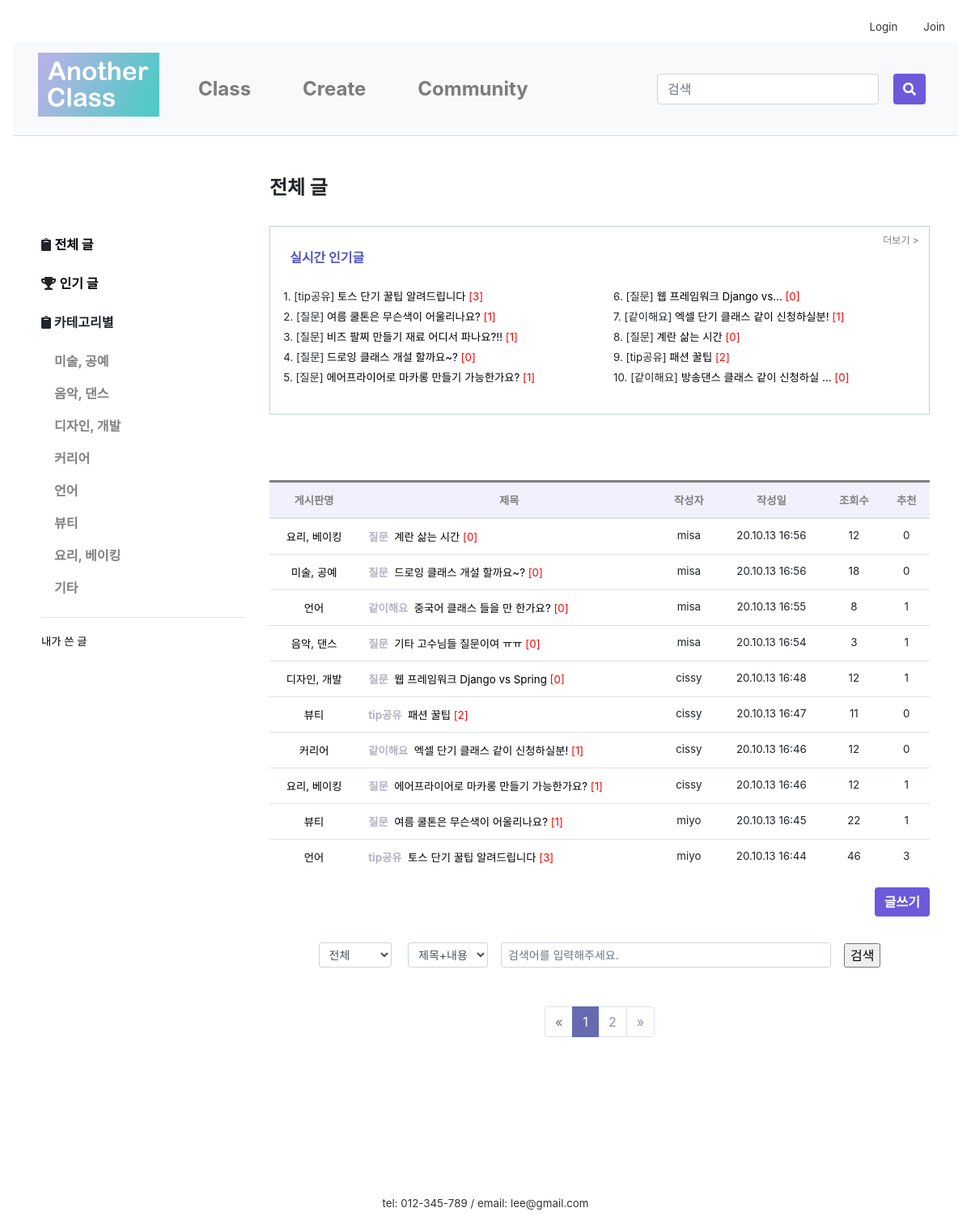
/community/, run on the app's committed database.
### firstApp/models.py (models this page shows, shortened)
class Category(models.Model):
    name = models.CharField(max_length=20)
    def __str__(self):
        return self.name

class Post(models.Model):
    author = models.ForeignKey(settings.AUTH_USER_MODEL, on_delete=models.CASCADE, default=1)
    category = models.ForeignKey('firstApp.Category', on_delete=models.CASCADE, default=2)
    bullet = models.ForeignKey('firstApp.Bullet', on_delete=models.CASCADE, default=1)
    title = models.CharField(max_length=60)
    text = RichTextUploadingField()
    created_date = models.DateTimeField(default=timezone.now)
    published_date = models.DateTimeField(
            blank=True, null=True)
    views = models.PositiveIntegerField(default=0)
    recommendations = models.PositiveIntegerField(default=0)
    recommend_user = models.ManyToManyField(settings.AUTH_USER_MODEL, related_name='recommend_post')
    no_recommendations = models.PositiveIntegerField(default=0)
    no_recommend_user = models.ManyToManyField(settings.AUTH_USER_MODEL, related_name='no_recommend_post')
    class Meta:
        ordering = ['-id']

class Bullet(models.Model):
    name = models.CharField(max_length=20)
    def __str__(self):
        return self.name

### firstApp/views.py (the view, shortened to what this page needs)
# urls.py: path('community/', views.community, name='community'),
def community(request):
    if request.user is None:
        redirect('login')
    else:
        b = request.GET.get('b', '')
        c = request.GET.get('c', '')
        k = request.GET.get('k', '')
        cateId = request.GET.get('cateId', '')  # url의 쿼리스트링을 가져온다. 없는 경우 공백을 리턴한다
        cate_list = Category.objects.all()
        bullet_list = Bullet.objects.all()
        best = ''
        if cateId == '':
            post_list = Post.objects.all()
            cateName = '전체 글'
            best = Post.objects.order_by('-views', '-recommendations')
        else:
            post_list = Post.objects.filter(category=cateId)
            cateName = get_object_or_404(Category, pk=cateId).name
        page = request.GET.get('page', 1)
        paginator = Paginator(post_list, 10)
        try:
            posts = paginator.page(page)
        except PageNotAnInteger:
            posts = paginator.page(1)
        except EmptyPage:
            posts = paginator.page(paginator.num_pages)
        return render(request, 'firstApp/community.html', {
            'posts': posts, 'cate_list': cate_list, 'cateName': cateName,
            'cateId': cateId, 'bullets': bullet_list, 'b': b, 'c': c, 'k': k, 'page': page, 'best': best})

### firstApp/templates/firstApp/community.html (shortened to what this page needs)
{% extends 'firstApp/base.html'%}
{% load static %}
{% block content %}
<link href="{% static 'css/paginate.css' %}" rel="stylesheet">
<link href="{% static 'css/community.css' %}" rel="stylesheet">
<div id="main">
    <div class="container">
        <div class="row">
            <div class="col-sm-3">
                <br><br><br>
                <div class="web_sidebar">
                    <ul>
                        <li><i class="fas fa-clipboard"></i>
                            <a class="a_underline font-weight-bolder" href="{% url 'community' %}">전체 글</a>
                        </li>
                        <br>
                        <li><i class="fas fa-trophy"></i>
                            <a class="a_underline font-weight-bolder" href="{% url 'bestPost' %}">인기 글</a>
                        </li>
                        <br>
                        <p class="font-weight-bolder"><i class="fas fa-clipboard"></i> 카테고리별</p>
                        <ul class="nav flex-column">
                            {% for category in cate_list %}
                            <li>
                                <a class="nav-link community-nav-link font-weight-bold"
                                   href="/community/?cateId={{category.pk}}">
                                    {{category.name}}
                                </a>
                            </li>
                            {% endfor %}
                        </ul>
                        <hr>
                        <li><a class="a_underline lighter" href="{% url 'myPost' %}">내가 쓴 글</a></li>
                    </ul>
                </div>
            </div>
            <div class="col-sm-9 post_list" style="margin:0;">
                <h4 style="font-weight:bold;">{{cateName}}</h4>
                <br>
                <div class="blog-post-area">
                    {% if best %}
                    <div class="container upper_box">
                        <div class="text-right lighter" style="font-size:9pt;">
                            <a class="a_underline" href="{% url 'bestPost' %}" style="color:gray;">더보기 ></a>
                        </div>
                        <div class="row"
                             style="margin:0 0 2% 0; padding:0 1% 1% 1%; font-weight:bold; color:#5157C0">
                            실시간 인기글
                        </div>
                        <div class="row lighter">
                            <div class="col">
                                <ul>
                                    {% for post in best|slice:":5"%}
                                    <li style="line-height:25px;">
                                        {{forloop.counter}}.
                                        [{{ post.bullet }}]
                                        <a class="a_underline"
                                           href="{% url 'post_detail' post.pk %}?cateId={{cateId}}&page={{page}}">
                                            {{ post.title|truncatechars:40 }}
                                            <span class="lighter"
                                                  style="color:red;">[{{ post.comments.count }}]</span>
                                        </a>
                                    </li>
                                    {% endfor %}
                                </ul>
                            </div>
                            <div class="col">
                                <ul>
                                    {% for post in best|slice:"5:10"%}
                                    <li style="line-height:25px;">
                                        {{forloop.counter|add:"5"}}.
                                        [{{ post.bullet }}]
                                        <a class="a_underline"
                                           href="{% url 'post_detail' post.pk %}?cateId={{cateId}}&page={{page}}">
                                            {{ post.title|truncatechars:20 }}
                                            <span class="lighter"
                                                  style="color:red;">[{{ post.comments.count }}]</span>
                                        </a>
                                    </li>
                                    {% endfor %}
                                </ul>
                            </div>
                        </div>
                    </div>
                    {% endif %}
                    <table class="table" style="border-top-style:solid;">
                        <thead>
                        <tr class="lighter text-center">
                            <th class="col1">게시판명</th>
                            <th class="col2">제목</th>
                            <th class="col3">작성자</th>
                            <th class="col4">작성일</th>
                            <th class="col5">조회수</th>
                            <th class="col6">추천</th>
                        </tr>
                        </thead>
                        {% for post in posts %}
                        <tr>
                            <td class="lighter text-center col1">
                                <a class="a_underline"
                                   href="{% url 'community'%}?cateId={{post.category.pk}}">
                                    {{ post.category }}
                                </a>
                            </td>
                            <td class="lighter col2">
                                <span style="color:#B3B2C3; font-weight:bold;">{{ post.bullet }}</span>&nbsp;
                                <a class="a_underline"
                                   href="{% url 'post_detail' post.pk %}?cateId={{cateId}}&page={{page}}">
                                    {{ post.title|truncatechars:30}}
                                </a>
                                <span class="lighter" style="color:red;">[{{ post.comments.count }}]</span>
                            </td>
                            <td class="lighter text-center col3">{{post.author}}</td>
                            <td class="lighter text-center col4">{{post.created_date|date:'y.m.d H:i'}}</td>
                            <td class="lighter text-center col5">{{post.views}}</td>
                            <td class="lighter text-center col6">{{post.recommendations}}</td>
                        </tr>
                        {% empty %}
                        <tr>
                            <td colspan="6"><p class="text-center" style="padding:20%">해당 게시물은 존재하지
                                않습니다.</p>
                            </td>
                        </tr>
                        {% endfor %}
                    </table>
                    {% if cateId != "0" %}
                    <div align="right">
                        <div id="btn">
                            <a href="/createpost">
                                <input class="btn btn-primary font-weight-bolder" type="button" value="글쓰기">
                            </a>
                        </div>
                    </div>
                    {% endif %}
                </div>
                {% if cateId != "0"%}
                <div class="community_search_bar">
                    <form action=""
                          class="form-inline d-flex justify-content-center md-form form-sm active-cyan-2 mt-2"
                          method="get">
                        <div class="search_criteria text-center">
                            <select class="form-control form-control-sm mr-3 w-15 select_b" name="b">
                                <option value="">전체</option>
                            </select>
                            <select class="form-control form-control-sm mr-3 w-15 select_c" name="c">
                                <option value="1">제목+내용</option>
                            </select>
                        </div>
                        <input aria-label="Search" class="form-control form-control-sm mr-3 w-50 search_k"
                               name="k"
                               placeholder="검색어를 입력해주세요." type="text" value="{{ k }}">
                        <span class="community_search_icon">
							<input type="submit" value="검색">
						</span>
                    </form>
                </div>
                {% else %}
                <br><br>
                {% endif %}
                {% if posts.has_other_pages %}
                <nav aria-label="Page navigation example">
                    <ul class="pagination justify-content-center">
                        {% if posts.has_previous %}
                        <li class="page-item">
                            <a aria-label="Previous"
                               class="page-link"
                               href="?cateId={{cateId}}&c={{c}}&k={{k}}&page={{ posts.previous_page_number }}">
                                <span aria-hidden="true">&laquo;</span>
                                <span class="sr-only">Previous</span>
                            </a>
                        </li>
                        {% else %}
                        <li class="page-item disabled"><a class="page-link">
                            <span>&laquo;</span></a></li>
                        {% endif %}
                        {% for i in posts.paginator.page_range %}
                        {% if posts.number == i %}
                        <li class="page-item active">
                            <a class="page-link" href="#">{{ i }}</a>
                        </li>
                        {% else %}
                        <li class="page-item"><a class="page-link"
                                                 href="?cateId={{cateId}}&c={{c}}&k={{k}}&page={{ i }}">{{ i }}</a></li>
                        {% endif %}
                        {% endfor %}
                        {% if posts.has_next %}
                        <li class="page-item">
                            <a aria-label="Next"
                               class="page-link"
                               href="?cateId={{cateId}}&c={{c}}&k={{k}}&page={{ posts.next_page_number }}">
                                <span aria-hidden="true">&raquo;</span>
                            </a>
                        </li>
                        {% else %}
                        <li class="page-item disabled">
                            <a class="page-link">
                                <span>&raquo;</span>
                            </a>
                        </li>
                        {% endif %}
                    </ul>
                </nav>
                {% endif %}
            </div>
        </div>
    </div>
</div>
{% endblock content %}

### firstApp/static/css/base.css (style rules this page uses)
.btn-primary, .btn-primary:active, .btn-primary:visited { background-color:#6C5ADA !important; border:none !important; color:white !important; }
.a_underline { color:black; }

### firstApp/static/css/navbar_custom.css (style rules this page uses)
a { color:#333; }

### firstApp/static/css/paginate.css (style rules this page uses)
.pagination > .active > a { color: white; background-color: #676AB1 !important; border: solid 1px #676AB1 !important }

### firstApp/static/css/community.css (style rules this page uses)
ul { list-style:none; padding-left:0 }
th { color:gray; background-color:#f0f1fc; }
.upper_box { border: #C6D2D3 0.05px solid; padding:1% 1.5% 2% 2% ; margin-bottom:10%; }
.lighter { font-size:10pt; }
.community-nav-link,.community_nav-link:visited { color:gray !important; }
.community_search_bar { margin-top:2rem; margin-bottom:3rem; }
.community_search_icon { color:#918FB7; }
#main { transition: margin-left .5s; padding: 20px; }

### data on the page
Category: name "미술, 공예"
Category: name "음악, 댄스"
Category: name "디자인, 개발"
Category: name "커리어"
Category: name "언어"
Category: name "뷰티"
Category: name "요리, 베이킹"
Category: name "기타"
Post: bullet "tip공유", title "토스 단기 꿀팁 알려드립니다", comments.count "3", category "언어", author "miyo", created_date "20.10.13 16:44", views "46", recommendations "3"
Post: bullet "질문", title "여름 쿨톤은 무슨색이 어울리나요?", comments.count "1", category "뷰티", author "miyo", created_date "20.10.13 16:45", views "22", recommendations "1"
Post: bullet "질문", title "비즈 팔찌 만들기 재료 어디서 파나요?!!", comments.count "1"
Post: bullet "질문", title "드로잉 클래스 개설 할까요~?", comments.count "0", category "미술, 공예", author "misa", created_date "20.10.13 16:56", views "18", recommendations "0"
Post: bullet "질문", title "에어프라이어로 마카롱 만들기 가능한가요?", comments.count "1", category "요리, 베이킹", author "cissy", created_date "20.10.13 16:46", views "12", recommendations "1"
Post: bullet "질문", title "웹 프레임워크 Django vs...", comments.count "0", category "디자인, 개발", title "웹 프레임워크 Django vs Spring", author "cissy", created_date "20.10.13 16:48", views "12", recommendations "1"
Post: bullet "같이해요", title "엑셀 단기 클래스 같이 신청하실분!", comments.count "1", category "커리어", author "cissy", created_date "20.10.13 16:46", views "12", recommendations "0"
Post: bullet "질문", title "계란 삶는 시간", comments.count "0", category "요리, 베이킹", author "misa", created_date "20.10.13 16:56", views "12", recommendations "0"
Post: bullet "tip공유", title "패션 꿀팁", comments.count "2", category "뷰티", author "cissy", created_date "20.10.13 16:47", views "11", recommendations "0"
Post: bullet "같이해요", title "방송댄스 클래스 같이 신청하실 ...", comments.count "0"
Post: category "언어", bullet "같이해요", title "중국어 클래스 들을 만 한가요?", comments.count "0", author "misa", created_date "20.10.13 16:55", views "8", recommendations "1"
Post: category "음악, 댄스", bullet "질문", title "기타 고수님들 질문이여 ㅠㅠ", comments.count "0", author "misa", created_date "20.10.13 16:54", views "3", recommendations "1"

### other printed values
{{ cateName }} "전체 글"
{{ i }} "1"
{{ i }} "2"
